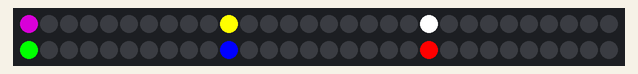
Recording of a sketch running on a simulated Arduino Uno, built with avr-gcc and run on an emulated ATmega328P. On the bench: 60 RGB LEDs in strip order, left to right, continuing on the next row.

Above: at 0.01 s.
At 0.64 s:
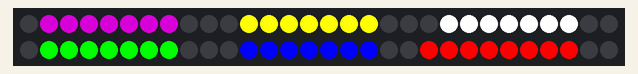
At 1.39 s:
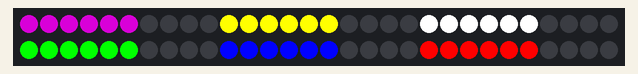

The sketch:

Individual.ino
```cpp
/*
 * This tutorial is part of the course CPLN 571 - Sensing the City, at the University of Pennsylvania, taught by Dr. Allison Lassiter. It is also a part
 * of the final project of the class. It is based on the NeoPixel Library by AdaFruit.
 *
 * In order to run this tutorial, you will need to install the AdaFruit NeoPixel library.
 */

#include <Adafruit_NeoPixel.h> // include the Neopixel Library in this Sketch

#define PIN 6 // This is the Arduino Pin controlling the LEDstrip.

#define NUMPIXELS 60 // Here, you are informing how many LEDs you have on your strip.
                     // You can also control only a part of the existing LEDs, if you wish.
                     // This strip has 60 LEDs, so I am informing this number.

/*
 *  Remember that I keep annoying you whith capital IMPORTANT warnings? This next line is where it really matters.
 */

Adafruit_NeoPixel pixels = Adafruit_NeoPixel(NUMPIXELS, PIN, NEO_GRBW + NEO_KHZ800); // Here, you are specifying your strip,
                                                                                     // Let's go over the details:

/*
 * The command Adafruit_NeoPixel pixels assigns (inside the parenthesis, separated by commas (,)):
 * 1) the number of pixels you control, We have created the variable NUMPIXELS, so we can change this number more easily according to our need
 * 2) the PIN on the Arduino Board that sends the signal. In this case, we use PIN 06, as declared globally above
 * 3) The Type of LED flag. In this case, we have a RGB White LED, with 800Khz bitstream. You can check this out on the datasheet we linked above.
 *
 * Please notice that your LEDs won't work if you do not get this line right. So, here are some tips for more recent fixtures:
 *
 * NEO_KHZ800 will be common in most NeoPixel products with WS2812 LEDs. If you check the datasheet, of your strip, it should be under
 * data speed, or something similar.
 * NEO_KHZ400 will be preent in WS2811 LEDs. Again, check the datasheet to be sure.
 *
 * NEO_GRB will be common in NeoPixel products
 * NEO_RGB will be common in Flora Pixel products.
 *
 * REMEMBER, if yor LED is a RGB White, you have to add a W at the end of this code, so they will be either NEO_RGBW or NEO_GRBW
 */

/*
 * OK, now let's start controlling the leds. The strip I am using has 60 LEDs. I want to control it in 6 groups of 10 LEDs, to make my life easier.
 * So, let's define the following arrays:
 */

int PXL1[] = {0,1,2,3,4,5,6,7,8,9}; // array controlling the first 10 LEDs. Please notice the "LED 0" is the first one, not "LED 1"
int PXL2[] = {10,11,12,13,14,15,16,17,18,19};
int PXL3[] = {20,21,22,23,24,25,26,27,28,29};
int PXL4[] = {30,31,32,33,34,35,36,37,38,39};
int PXL5[] = {40,41,42,43,44,45,46,47,48,49};
int PXL6[] = {50,51,52,53,54,55,56,57,58,59};

int delayval = 50; // Here we set a delaytime

void setup() {

  pixels.begin(); // This initializes the NeoPixel library.
}

void loop() {

  for(int i=0;i<10;i++){ // Since each array has 10 LEDs, we are going to turn them sequentially on using this index.

/*
 * Notice that the lines below are just setting up the color of each pixel. This is not yet the command to turn them on. The
 * pixels.setPixelColor command is a very easy way to define the color of each pixel. The syntax is:
 * pixels.setPixelColor(x, pixels.Color(R,G,B)), where:
 * x = the pixel you want to define a color for. In this example, we are using the arrays we created for the 6 control groups, hence the PXL1[i] input.
 * R,G,B = the values of red, green, and blue on a RGB scale.
 */

pixels.setPixelColor(PXL1[i], pixels.Color(139,0,139)); // array number 1 is magenta
pixels.setPixelColor(PXL2[i], pixels.Color(255,255,0)); // array number 2 is yellow
pixels.setPixelColor(PXL3[i], pixels.Color(255,255,255)); // array number 3 is white
pixels.setPixelColor(PXL4[i], pixels.Color(0,255,0)); // array number 4 is green
pixels.setPixelColor(PXL5[i], pixels.Color(0,0,255)); // array number 5 is blue
pixels.setPixelColor(PXL6[i], pixels.Color(255,0,0)); // array number 6 is red

pixels.show(); // Okay, we have informed which colors we want. Now, it is time to flip the switch and let the magic happen. The pixels.show() command does that

delay(delayval); // Let's add a little delay here. So we can appreciate more the dynamic lighting we can do with this simple and cheap components.
}

    for(int i=10;i>-1;i--){  // Now, we are going to turn them off sequentially, so we can create a pulsing dynamic for each group

pixels.setPixelColor(PXL1[i], pixels.Color(0,0,0)); // The 0,0,0 values means that nothing is being turned on. So we repeat it for all groups.
pixels.setPixelColor(PXL2[i], pixels.Color(0,0,0));
pixels.setPixelColor(PXL3[i], pixels.Color(0,0,0));
pixels.setPixelColor(PXL4[i], pixels.Color(0,0,0));
pixels.setPixelColor(PXL5[i], pixels.Color(0,0,0));
pixels.setPixelColor(PXL6[i], pixels.Color(0,0,0));

pixels.show(); // Again, we have only defined the colors above, remember we must instruct the Arduino to show what we came up with.

delay(delayval); // Another delay, to make the presentation consistent.

/*
 * You are done. Upload the code and see if you like it.
 */

}

}
```

Measured:
- by itself, everything shown: repeats every 1.1 s, in 21 steps
